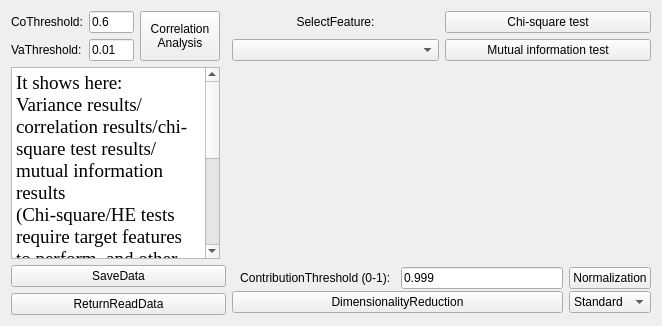
      <widget class="QWidget" name="testT">
       <property name="sizePolicy">
        <sizepolicy hsizetype="Preferred" vsizetype="Preferred">
         <horstretch>0</horstretch>
         <verstretch>0</verstretch>
        </sizepolicy>
       </property>
       <attribute name="title">
        <string>FeatureAnalysis</string>
       </attribute>
       <layout class="QGridLayout" name="gridLayout_3" columnstretch="1,0,0">
        <item row="1" column="2">
         <widget class="QmyFigureCanvas" name="Fig3" native="true">
          <property name="sizePolicy">
           <sizepolicy hsizetype="Preferred" vsizetype="Preferred">
            <horstretch>2</horstretch>
            <verstretch>0</verstretch>
           </sizepolicy>
          </property>
         </widget>
        </item>
        <item row="6" column="2">
         <layout class="QGridLayout" name="frameButtons">
          <property name="verticalSpacing">
           <number>0</number>
          </property>
          <item row="0" column="8">
           <widget class="QPushButton" name="NondimenBtn">
            <property name="sizePolicy">
             <sizepolicy hsizetype="Minimum" vsizetype="Fixed">
              <horstretch>1</horstretch>
              <verstretch>0</verstretch>
             </sizepolicy>
            </property>
            <property name="text">
             <string>Normalization</string>
            </property>
           </widget>
          </item>
          <item row="1" column="8">
           <widget class="QComboBox" name="DimensionlessType">
            <property name="sizePolicy">
             <sizepolicy hsizetype="Preferred" vsizetype="Fixed">
              <horstretch>1</horstretch>
              <verstretch>0</verstretch>
             </sizepolicy>
            </property>
            <property name="currentText">
             <string>Standard</string>
            </property>
            <property name="currentIndex">
             <number>0</number>
            </property>
            <item>
             <property name="text">
              <string>Standard</string>
             </property>
            </item>
            <item>
             <property name="text">
              <string>MaxMin</string>
             </property>
            </item>
           </widget>
          </item>
          <item row="0" column="6">
           <widget class="QLabel" name="label_14">
            <property name="sizePolicy">
             <sizepolicy hsizetype="Preferred" vsizetype="Preferred">
              <horstretch>1</horstretch>
              <verstretch>0</verstretch>
             </sizepolicy>
            </property>
            <property name="text">
             <string> ContributionThreshold (0-1):</string>
            </property>
            <property name="alignment">
             <set>Qt::AlignCenter</set>
            </property>
           </widget>
          </item>
          <item row="0" column="7">
           <widget class="QLineEdit" name="DimenLImitedScore">
            <property name="sizePolicy">
             <sizepolicy hsizetype="Expanding" vsizetype="Fixed">
              <horstretch>2</horstretch>
              <verstretch>0</verstretch>
             </sizepolicy>
            </property>
            <property name="text">
             <string>0.999</string>
            </property>
           </widget>
          </item>
          <item row="1" column="6" colspan="2">
           <widget class="QPushButton" name="DimenComBtn">
            <property name="sizePolicy">
             <sizepolicy hsizetype="Minimum" vsizetype="Fixed">
              <horstretch>2</horstretch>
              <verstretch>0</verstretch>
             </sizepolicy>
            </property>
            <property name="text">
             <string>DimensionalityReduction</string>
            </property>
           </widget>
          </item>
         </layout>
        </item>
        <item row="1" column="0">
         <widget class="QTextBrowser" name="ResultsText2">
          <property name="sizePolicy">
           <sizepolicy hsizetype="Expanding" vsizetype="Expanding">
            <horstretch>1</horstretch>
            <verstretch>0</verstretch>
           </sizepolicy>
          </property>
          <property name="font">
           <font>
            <family>Times New Roman</family>
            <pointsize>10</pointsize>
            <weight>50</weight>
            <italic>false</italic>
            <bold>false</bold>
           </font>
          </property>
          <property name="html">
           <string>&lt;!DOCTYPE HTML PUBLIC &quot;-//W3C//DTD HTML 4.0//EN&quot; &quot;http://www.w3.org/TR/REC-html40/strict.dtd&quot;&gt;
&lt;html&gt;&lt;head&gt;&lt;meta name=&quot;qrichtext&quot; content=&quot;1&quot; /&gt;&lt;style type=&quot;text/css&quot;&gt;
p, li { white-space: pre-wrap; }
&lt;/style&gt;&lt;/head&gt;&lt;body style=&quot; font-family:'Times New Roman'; font-size:10pt; font-weight:400; font-style:normal;&quot;&gt;
&lt;p style=&quot; margin-top:0px; margin-bottom:0px; margin-left:0px; margin-right:0px; -qt-block-indent:0; text-indent:0px;&quot;&gt;&lt;span style=&quot; font-family:'MS Shell Dlg 2'; font-size:14pt;&quot;&gt;It shows here:&lt;/span&gt;&lt;/p&gt;
&lt;p style=&quot; margin-top:0px; margin-bottom:0px; margin-left:0px; margin-right:0px; -qt-block-indent:0; text-indent:0px;&quot;&gt;&lt;span style=&quot; font-family:'MS Shell Dlg 2'; font-size:14pt;&quot;&gt;Variance results/correlation results/chi-square test results/mutual information results&lt;/span&gt;&lt;/p&gt;
&lt;p style=&quot; margin-top:0px; margin-bottom:0px; margin-left:0px; margin-right:0px; -qt-block-indent:0; text-indent:0px;&quot;&gt;&lt;span style=&quot; font-family:'MS Shell Dlg 2'; font-size:14pt;&quot;&gt;(Chi-square/HE tests require target features to perform, and other processes do not require target features.)&lt;/span&gt;&lt;/p&gt;
&lt;p style=&quot; margin-top:0px; margin-bottom:0px; margin-left:0px; margin-right:0px; -qt-block-indent:0; text-indent:0px;&quot;&gt;&lt;span style=&quot; font-family:'MS Shell Dlg 2'; font-size:14pt;&quot;&gt;(Here all processing results are saved by default, and the save button represents the initial use of the data of the current step for subsequent data)&lt;/span&gt;&lt;/p&gt;&lt;/body&gt;&lt;/html&gt;</string>
          </property>
         </widget>
        </item>
        <item row="6" column="0" colspan="2">
         <layout class="QVBoxLayout" name="verticalLayout">
          <item>
           <widget class="QPushButton" name="SaveData">
            <property name="sizePolicy">
             <sizepolicy hsizetype="Preferred" vsizetype="Preferred">
              <horstretch>0</horstretch>
              <verstretch>0</verstretch>
             </sizepolicy>
            </property>
            <property name="text">
             <string>SaveData</string>
            </property>
           </widget>
          </item>
          <item>
           <widget class="QPushButton" name="Return2">
            <property name="text">
             <string>ReturnReadData</string>
            </property>
           </widget>
          </item>
         </layout>
        </item>
        <item row="0" column="0">
         <layout class="QGridLayout" name="gridLayout_11" rowstretch="0,0">
          <item row="0" column="2">
           <widget class="QLineEdit" name="CorrLimitedScore">
            <property name="text">
             <string>0.6</string>
            </property>
           </widget>
          </item>
          <item row="1" column="2">
           <widget class="QLineEdit" name="CorrLimitedVar">
            <property name="text">
             <string>0.01</string>
            </property>
           </widget>
          </item>
          <item row="0" column="1">
           <widget class="QLabel" name="ll">
            <property name="sizePolicy">
             <sizepolicy hsizetype="Preferred" vsizetype="Fixed">
              <horstretch>0</horstretch>
              <verstretch>0</verstretch>
             </sizepolicy>
            </property>
            <property name="text">
             <string>CoThreshold:</string>
            </property>
           </widget>
          </item>
          <item row="1" column="1">
           <widget class="QLabel" name="label_13">
            <property name="sizePolicy">
             <sizepolicy hsizetype="Preferred" vsizetype="Fixed">
              <horstretch>0</horstretch>
              <verstretch>0</verstretch>
             </sizepolicy>
            </property>
            <property name="text">
             <string>VaThreshold:</string>
            </property>
           </widget>
          </item>
          <item row="0" column="3" rowspan="2">
           <widget class="QPushButton" name="CorrComBtn">
            <property name="sizePolicy">
             <sizepolicy hsizetype="Fixed" vsizetype="Expanding">
              <horstretch>0</horstretch>
              <verstretch>0</verstretch>
             </sizepolicy>
            </property>
            <property name="text">
             <string>Correlation
Analysis</string>
            </property>
           </widget>
          </item>
         </layout>
        </item>
        <item row="0" column="2">
         <layout class="QGridLayout" name="gridLayout_12">
          <item row="1" column="0">
           <widget class="QComboBox" name="SelectFeature3"/>
          </item>
          <item row="1" column="1">
           <widget class="QPushButton" name="mutualInforBtn">
            <property name="text">
             <string>Mutual information test</string>
            </property>
           </widget>
          </item>
          <item row="0" column="0">
           <widget class="QLabel" name="label_11">
            <property name="sizePolicy">
             <sizepolicy hsizetype="Preferred" vsizetype="Fixed">
              <horstretch>0</horstretch>
              <verstretch>0</verstretch>
             </sizepolicy>
            </property>
            <property name="text">
             <string>SelectFeature:</string>
            </property>
            <property name="alignment">
             <set>Qt::AlignCenter</set>
            </property>
           </widget>
          </item>
          <item row="0" column="1">
           <widget class="QPushButton" name="chi2Btn">
            <property name="text">
             <string>Chi-square test</string>
            </property>
           </widget>
          </item>
         </layout>
        </item>
       </layout>
      </widget>
